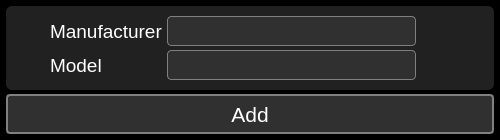
<?xml version="1.0" encoding="UTF-8"?>
<ui version="4.0">
 <class>AddComputerDialog</class>
 <widget class="QDialog" name="AddComputerDialog">
  <property name="geometry">
   <rect>
    <x>0</x>
    <y>0</y>
    <width>500</width>
    <height>140</height>
   </rect>
  </property>
  <property name="minimumSize">
   <size>
    <width>500</width>
    <height>140</height>
   </size>
  </property>
  <property name="maximumSize">
   <size>
    <width>500</width>
    <height>140</height>
   </size>
  </property>
  <property name="windowTitle">
   <string>Add computer</string>
  </property>
  <property name="windowIcon">
   <iconset resource="../../resources.qrc">
    <normaloff>:/PNG/IMG/laptop.png</normaloff>:/PNG/IMG/laptop.png</iconset>
  </property>
  <property name="styleSheet">
   <string notr="true">QMainWindow{
background-color: #000000;
}

QWidget{
background-color: #000000;
}

QGroupBox{
background-color: #212121;
border: none;
padding: 4px;
border-radius: 6px;
color: white;
}

QPushButton{
background-color: #303030;
border: 2px solid gray;
border-radius: 4px;
color: white;
}
QPushButton:hover{
border-color: white;
}

QLineEdit{
background-color: #303030;
border: 1px solid gray;
border-radius: 4px;
color: white;
}
QLineEdit:focus{
border-color: white;
}

QTextEdit{
background-color: #303030;
border: 1px solid gray;
border-radius: 4px;
color: white;
}
QTextEdit:focus{
border-color: white;
}

QLabel{
color: white;
background: transparent;
}

QListWidget{
background: transparent;
border: 1px solid gray;
border-radius: 6px;
padding: 6px;
}
QListWidget::item{
background-color: rgba(255,255,255,50);
border: none;
color: white;
border-radius: 6px;
padding: 6px;
margin-top: 6px;
}
QListWidget::item:hover{
background-color: rgba(255,255,255,100);
}

QCheckBox{
background: transparent;
color: white;
}
QCheckBox::indicator{
width:24px;
height: 24px;
border: 1px solid gray;
border-radius: 4px;
}
QCheckBox::indicator:hecked{
image: url(:/PNG/IMG/done.png);
}
QCheckBox::indicator:unchecked{
image: none;
}

QTabWidget::pane{
background: transparent;
border: none;
padding: 4px;
border-radius: 6px;
}
QTabBar::tab{
background-color: #303030;
border: 2px solid gray;
border-radius: 4px;
color: white;
padding-left: 6px;
padding-right: 6px;
padding-top: 3px;
padding-bottom: 3px;
margin-left: 2px;
}
QTabBar::tab:hover{
border-color: white;
}
QTabBar::tab:selected{
border-color: white;
}

QScrollBar:vertical {        
border: none;
width:14px;
background-color: #212121;
margin: 0px 0px 0px 0px;
padding-left: 6px;
}
QScrollBar::handle:vertical{
background: gray;
border-radius: 4px;
min-height: 20px;
}
QScrollBar::add-line:vertical {
background-color: #212121;
height: 0px;
subcontrol-position: bottom;
subcontrol-origin: margin;
}
QScrollBar::sub-line:vertical {
background-color: #212121;
height: 0 px;
subcontrol-position: top;
subcontrol-origin: margin;
}
QScrollBar::add-page:vertical{
background-color: #212121;
}
QScrollBar::sub-page:vertical{
background-color: #212121;
}

QScrollBar:horizontal {        
border: none;
height:14px;
background-color: #212121;
margin: 0px 0px 0px 0px;
padding-top: 6px;
}
QScrollBar::handle:horizontal{
background: gray;
border-radius: 4px;
min-width: 20px;
}
QScrollBar::add-line:horizontal {
background-color: #212121;
height: 0px;
subcontrol-position: bottom;
subcontrol-origin: margin;
}
QScrollBar::sub-line:horizontal {
background-color: #212121;
height: 0 px;
subcontrol-position: top;
subcontrol-origin: margin;
}
QScrollBar::add-page:horizontal{
background-color: #212121;
}
QScrollBar::sub-page:horizontal{
background-color: #212121;
}

QComboBox{
background-color: #303030;
border: 1px solid gray;
border-radius: 4px;
color: white;
}
QComboBox QAbstractItemView{
color: white;
background-color: black;
}

QTableView{
background-color: #212121;
border: 1px solid gray;
border-radius: 6px;
color: white;
}

QDoubleSpinBox{
background-color: #303030;
border: 1px solid gray;
border-radius: 4px;
color: white;
}</string>
  </property>
  <layout class="QGridLayout" name="gridLayout">
   <property name="leftMargin">
    <number>6</number>
   </property>
   <property name="topMargin">
    <number>6</number>
   </property>
   <property name="rightMargin">
    <number>6</number>
   </property>
   <property name="bottomMargin">
    <number>6</number>
   </property>
   <property name="spacing">
    <number>4</number>
   </property>
   <item row="0" column="0">
    <widget class="QGroupBox" name="groupBox">
     <property name="title">
      <string/>
     </property>
     <layout class="QGridLayout" name="gridLayout_2">
      <property name="leftMargin">
       <number>6</number>
      </property>
      <property name="topMargin">
       <number>6</number>
      </property>
      <property name="rightMargin">
       <number>6</number>
      </property>
      <property name="bottomMargin">
       <number>6</number>
      </property>
      <property name="spacing">
       <number>4</number>
      </property>
      <item row="1" column="0">
       <widget class="QLabel" name="label_model_icon">
        <property name="minimumSize">
         <size>
          <width>30</width>
          <height>30</height>
         </size>
        </property>
        <property name="maximumSize">
         <size>
          <width>30</width>
          <height>30</height>
         </size>
        </property>
        <property name="text">
         <string>&lt;html&gt;&lt;head/&gt;&lt;body&gt;&lt;p align=&quot;center&quot;&gt;&lt;img src=&quot;:/PNG/IMG/tag.png&quot; width=&quot;30&quot; height=&quot;30&quot;/&gt;&lt;/p&gt;&lt;/body&gt;&lt;/html&gt;</string>
        </property>
       </widget>
      </item>
      <item row="0" column="2">
       <widget class="QLineEdit" name="lineEdit_producer">
        <property name="minimumSize">
         <size>
          <width>0</width>
          <height>30</height>
         </size>
        </property>
        <property name="font">
         <font>
          <pointsize>14</pointsize>
         </font>
        </property>
        <property name="focusPolicy">
         <enum>Qt::TabFocus</enum>
        </property>
       </widget>
      </item>
      <item row="0" column="1">
       <widget class="QLabel" name="label_producer">
        <property name="minimumSize">
         <size>
          <width>0</width>
          <height>30</height>
         </size>
        </property>
        <property name="font">
         <font>
          <pointsize>14</pointsize>
         </font>
        </property>
        <property name="text">
         <string>Manufacturer</string>
        </property>
       </widget>
      </item>
      <item row="0" column="0">
       <widget class="QLabel" name="label_producer_icon">
        <property name="minimumSize">
         <size>
          <width>30</width>
          <height>30</height>
         </size>
        </property>
        <property name="maximumSize">
         <size>
          <width>30</width>
          <height>30</height>
         </size>
        </property>
        <property name="text">
         <string>&lt;html&gt;&lt;head/&gt;&lt;body&gt;&lt;p align=&quot;center&quot;&gt;&lt;img src=&quot;:/PNG/IMG/manufacturing.png&quot; width=&quot;30&quot; height=&quot;30&quot;/&gt;&lt;/p&gt;&lt;/body&gt;&lt;/html&gt;</string>
        </property>
       </widget>
      </item>
      <item row="1" column="1">
       <widget class="QLabel" name="label_model">
        <property name="minimumSize">
         <size>
          <width>0</width>
          <height>30</height>
         </size>
        </property>
        <property name="font">
         <font>
          <pointsize>14</pointsize>
         </font>
        </property>
        <property name="text">
         <string>Model</string>
        </property>
       </widget>
      </item>
      <item row="1" column="2">
       <widget class="QLineEdit" name="lineEdit_model">
        <property name="minimumSize">
         <size>
          <width>0</width>
          <height>30</height>
         </size>
        </property>
        <property name="font">
         <font>
          <pointsize>14</pointsize>
         </font>
        </property>
        <property name="focusPolicy">
         <enum>Qt::TabFocus</enum>
        </property>
       </widget>
      </item>
      <item row="0" column="3" rowspan="2">
       <widget class="QLabel" name="label_producer_logo">
        <property name="minimumSize">
         <size>
          <width>64</width>
          <height>64</height>
         </size>
        </property>
        <property name="maximumSize">
         <size>
          <width>64</width>
          <height>64</height>
         </size>
        </property>
        <property name="text">
         <string/>
        </property>
       </widget>
      </item>
     </layout>
    </widget>
   </item>
   <item row="1" column="0">
    <widget class="QPushButton" name="pushButton_add_computer">
     <property name="minimumSize">
      <size>
       <width>0</width>
       <height>40</height>
      </size>
     </property>
     <property name="font">
      <font>
       <pointsize>16</pointsize>
      </font>
     </property>
     <property name="focusPolicy">
      <enum>Qt::ClickFocus</enum>
     </property>
     <property name="text">
      <string>Add</string>
     </property>
     <property name="icon">
      <iconset resource="../../resources.qrc">
       <normaloff>:/PNG/IMG/done.png</normaloff>:/PNG/IMG/done.png</iconset>
     </property>
     <property name="iconSize">
      <size>
       <width>32</width>
       <height>32</height>
      </size>
     </property>
    </widget>
   </item>
  </layout>
 </widget>
 <resources>
  <include location="../../resources.qrc"/>
 </resources>
 <connections/>
</ui>
